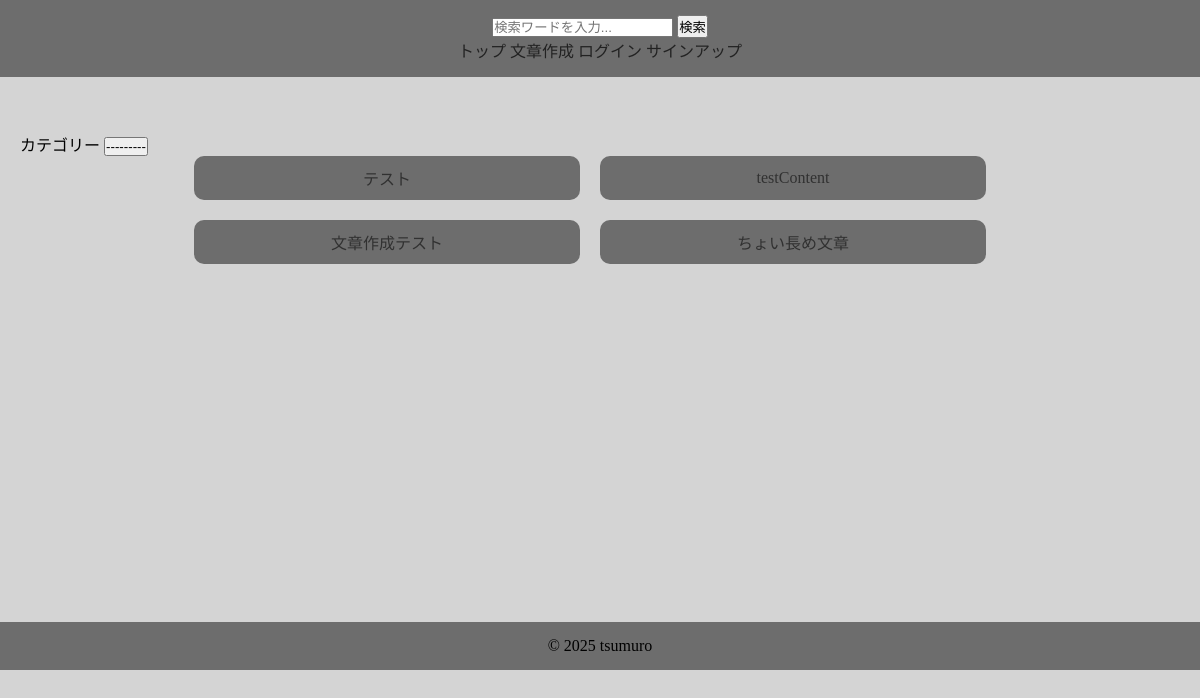
Page /content/typing_list/ on the earlier database version.
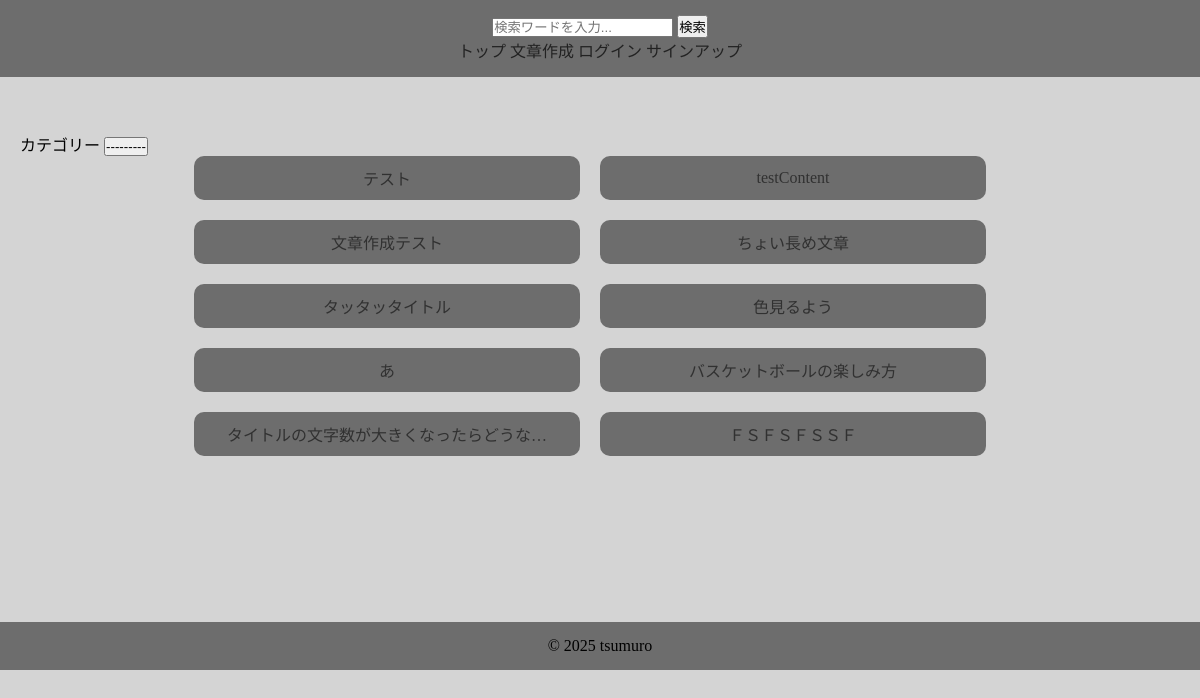
Same page on the later database version.
### contentapp/models.py (models this page shows, shortened)
class Content(models.Model):
    user = models.ForeignKey(
        settings.AUTH_USER_MODEL,
        on_delete=models.SET_NULL,
        null=True,
        blank=True
    )
    title = models.CharField(max_length=30, unique=True)
    sentence = models.TextField()
    category = models.ForeignKey(
        Category,
        on_delete=models.SET_NULL,
        null=True,
        blank=True,
    )
    is_public = models.BooleanField(default=True)
    play_count = models.IntegerField(default=0)
    created_at = models.DateTimeField(auto_now_add=True)

### contentapp/views.py (the view)
# urls.py: path('typing_list/', views.TypingListView.as_view(), name="typing_list"),
class TypingListView(generic.ListView):
    template_name = "typing_list.html"
    context_object_name = "typing_list"
    def get_queryset(self):
        queryset = Content.objects.filter(is_public=True)
        search = self.request.GET.get('search')
        if search:
            queryset = queryset.filter(title__icontains=search)
        category = self.request.GET.get('category')
        if category:
            queryset = queryset.filter(category=category)
        return queryset
    def get_context_data(self, **kwargs):
        context = super().get_context_data(**kwargs)
        context['categories'] = Category.objects.all()
        return context

### contentapp/templates/typing_list.html (shortened to what this page needs)
{% extends "base.html" %}
{% block contents %}
<form method="get">
    <label for="category">カテゴリー</label>
        <button type="submit" name="category" value="" selected>---------</button>
</form>
<ul class="list">
    {% for typing in typing_list %}
        <li><a href="{% url 'typingapp:typing' typing.pk %}">{{ typing.title|truncatechars:20 }}</a></li>
    {% endfor %}
</ul>
{% endblock %}

Differences in the rows shown:
now on this page (row edited): Content: title "タッタッタイトル"
now on this page (row edited): Content: title "色見るよう"
added Content: title "あ"
added Content: title "バスケットボールの楽しみ方"
added Content: title "タイトルの文字数が大きくなったらどうな…"
added Content: title "ＦＳＦＳＦＳＳＦ"
